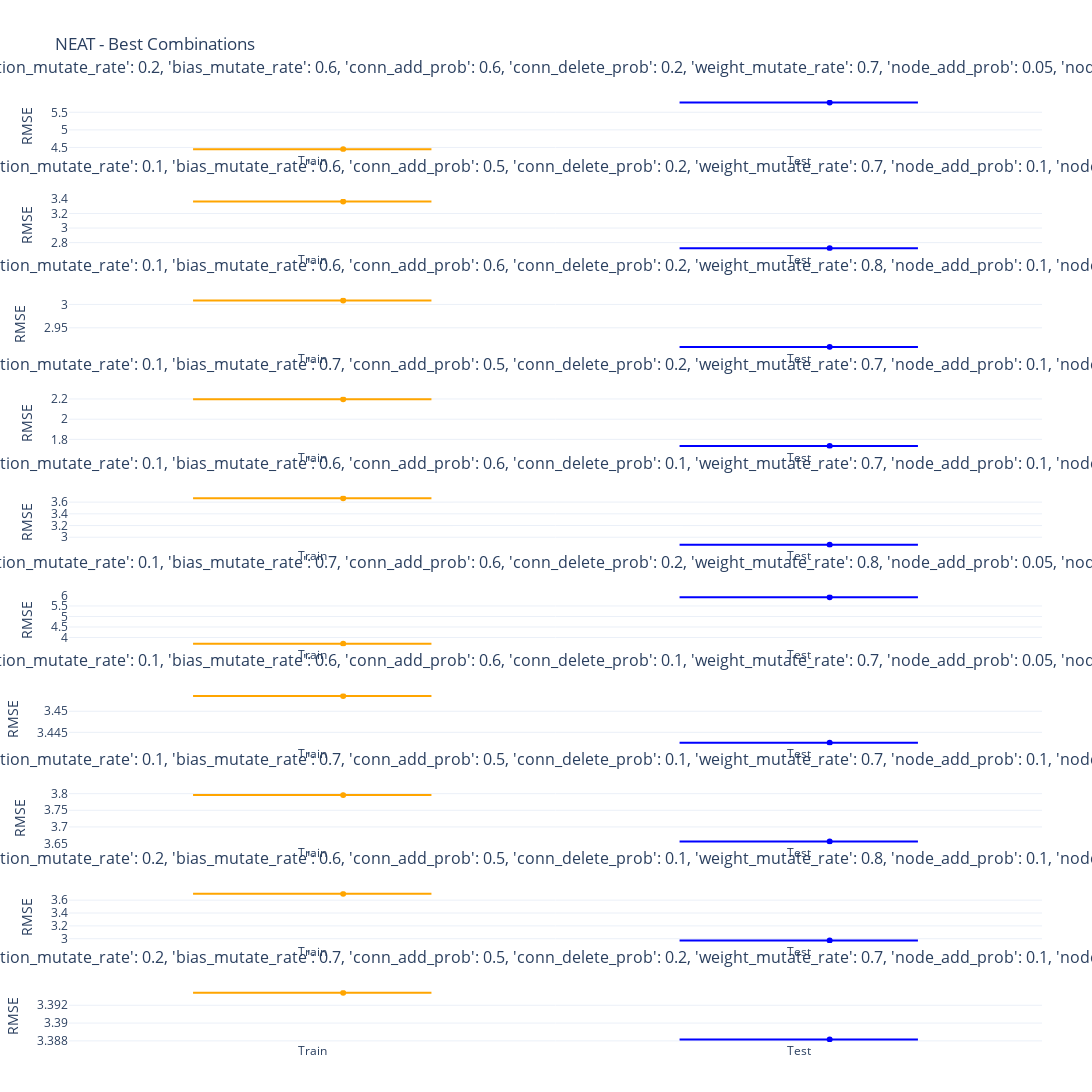

Notebook code for this chart:
### Markdown cell above
-

### Code cell
train_test_best_combs(model_name=MODEL_NAME)

### Figure 1 — Plotly figure (JSON) as saved in the notebook; plotly's stock layout.template omitted (floating-point values rounded to 4 significant figures)
{"data": [{"boxpoints": "all", "jitter": 0.5, "line": {"color": "orange"}, "name": "Train", "pointpos": 0, "type": "box", "xaxis": "x", "y": [4.45], "yaxis": "y"}, {"boxpoints": "all", "jitter": 0.5, "line": {"color": "blue"}, "name": "Test", "pointpos": 0, "type": "box", "xaxis": "x", "y": [5.776], "yaxis": "y"}, {"boxpoints": "all", "jitter": 0.5, "line": {"color": "orange"}, "name": "Train", "pointpos": 0, "type": "box", "xaxis": "x2", "y": [3.365], "yaxis": "y2"}, {"boxpoints": "all", "jitter": 0.5, "line": {"color": "blue"}, "name": "Test", "pointpos": 0, "type": "box", "xaxis": "x2", "y": [2.724], "yaxis": "y2"}, {"boxpoints": "all", "jitter": 0.5, "line": {"color": "orange"}, "name": "Train", "pointpos": 0, "type": "box", "xaxis": "x3", "y": [3.009], "yaxis": "y3"}, {"boxpoints": "all", "jitter": 0.5, "line": {"color": "blue"}, "name": "Test", "pointpos": 0, "type": "box", "xaxis": "x3", "y": [2.909], "yaxis": "y3"}, {"boxpoints": "all", "jitter": 0.5, "line": {"color": "orange"}, "name": "Train", "pointpos": 0, "type": "box", "xaxis": "x4", "y": [2.197], "yaxis": "y4"}, {"boxpoints": "all", "jitter": 0.5, "line": {"color": "blue"}, "name": "Test", "pointpos": 0, "type": "box", "xaxis": "x4", "y": [1.735], "yaxis": "y4"}, {"boxpoints": "all", "jitter": 0.5, "line": {"color": "orange"}, "name": "Train", "pointpos": 0, "type": "box", "xaxis": "x5", "y": [3.667], "yaxis": "y5"}, {"boxpoints": "all", "jitter": 0.5, "line": {"color": "blue"}, "name": "Test", "pointpos": 0, "type": "box", "xaxis": "x5", "y": [2.869], "yaxis": "y5"}, {"boxpoints": "all", "jitter": 0.5, "line": {"color": "orange"}, "name": "Train", "pointpos": 0, "type": "box", "xaxis": "x6", "y": [3.702], "yaxis": "y6"}, {"boxpoints": "all", "jitter": 0.5, "line": {"color": "blue"}, "name": "Test", "pointpos": 0, "type": "box", "xaxis": "x6", "y": [5.919], "yaxis": "y6"}, {"boxpoints": "all", "jitter": 0.5, "line": {"color": "orange"}, "name": "Train", "pointpos": 0, "type": "box", "xaxis": "x7", "y": [3.454], "yaxis": "y7"}, {"boxpoints": "all", "jitter": 0.5, "line": {"color": "blue"}, "name": "Test", "pointpos": 0, "type": "box", "xaxis": "x7", "y": [3.443], "yaxis": "y7"}, {"boxpoints": "all", "jitter": 0.5, "line": {"color": "orange"}, "name": "Train", "pointpos": 0, "type": "box", "xaxis": "x8", "y": [3.796], "yaxis": "y8"}, {"boxpoints": "all", "jitter": 0.5, "line": {"color": "blue"}, "name": "Test", "pointpos": 0, "type": "box", "xaxis": "x8", "y": [3.656], "yaxis": "y8"}, {"boxpoints": "all", "jitter": 0.5, "line": {"color": "orange"}, "name": "Train", "pointpos": 0, "type": "box", "xaxis": "x9", "y": [3.698], "yaxis": "y9"}, {"boxpoints": "all", "jitter": 0.5, "line": {"color": "blue"}, "name": "Test", "pointpos": 0, "type": "box", "xaxis": "x9", "y": [2.973], "yaxis": "y9"}, {"boxpoints": "all", "jitter": 0.5, "line": {"color": "orange"}, "name": "Train", "pointpos": 0, "type": "box", "xaxis": "x10", "y": [3.393], "yaxis": "y10"}, {"boxpoints": "all", "jitter": 0.5, "line": {"color": "blue"}, "name": "Test", "pointpos": 0, "type": "box", "xaxis": "x10", "y": [3.388], "yaxis": "y10"}], "layout": {"annotations": [{"font": {"size": 16}, "showarrow": false, "text": "Combination:{'activation_default': 'relu', 'activation_mutate_rate': 0.2, 'bias_mutate_rate': 0.6, 'conn_add_prob': 0.6, 'conn_delete_prob': 0.2, 'weight_mutate_rate': 0.7, 'node_add_prob': 0.05, 'node_delete_prob': 0.05, 'response_mutate_rate': 0.7}", "x": 0.5, "xanchor": "center", "xref": "paper", "y": 1, "yanchor": "bottom", "yref": "paper", "yshift": 20}, {"font": {"size": 16}, "showarrow": false, "text": "Combination:{'activation_default': 'relu', 'activation_mutate_rate': 0.1, 'bias_mutate_rate': 0.6, 'conn_add_prob': 0.5, 'conn_delete_prob': 0.2, 'weight_mutate_rate': 0.7, 'node_add_prob': 0.1, 'node_delete_prob': 0.05, 'response_mutate_rate': 0.6}", "x": 0.5, "xanchor": "center", "xref": "paper", "y": 0.895, "yanchor": "bottom", "yref": "paper", "yshift": 20}, {"font": {"size": 16}, "showarrow": false, "text": "Combination:{'activation_default': 'relu', 'activation_mutate_rate': 0.1, 'bias_mutate_rate': 0.6, 'conn_add_prob': 0.6, 'conn_delete_prob': 0.2, 'weight_mutate_rate': 0.8, 'node_add_prob': 0.1, 'node_delete_prob': 0.01, 'response_mutate_rate': 0.6}", "x": 0.5, "xanchor": "center", "xref": "paper", "y": 0.79, "yanchor": "bottom", "yref": "paper", "yshift": 20}, {"font": {"size": 16}, "showarrow": false, "text": "Combination:{'activation_default': 'relu', 'activation_mutate_rate': 0.1, 'bias_mutate_rate': 0.7, 'conn_add_prob': 0.5, 'conn_delete_prob': 0.2, 'weight_mutate_rate': 0.7, 'node_add_prob': 0.1, 'node_delete_prob': 0.01, 'response_mutate_rate': 0.6}", "x": 0.5, "xanchor": "center", "xref": "paper", "y": 0.685, "yanchor": "bottom", "yref": "paper", "yshift": 20}, {"font": {"size": 16}, "showarrow": false, "text": "Combination:{'activation_default': 'relu', 'activation_mutate_rate': 0.1, 'bias_mutate_rate': 0.6, 'conn_add_prob': 0.6, 'conn_delete_prob': 0.1, 'weight_mutate_rate': 0.7, 'node_add_prob': 0.1, 'node_delete_prob': 0.05, 'response_mutate_rate': 0.7}", "x": 0.5, "xanchor": "center", "xref": "paper", "y": 0.58, "yanchor": "bottom", "yref": "paper", "yshift": 20}, {"font": {"size": 16}, "showarrow": false, "text": "Combination:{'activation_default': 'relu', 'activation_mutate_rate': 0.1, 'bias_mutate_rate': 0.7, 'conn_add_prob': 0.6, 'conn_delete_prob': 0.2, 'weight_mutate_rate': 0.8, 'node_add_prob': 0.05, 'node_delete_prob': 0.01, 'response_mutate_rate': 0.7}", "x": 0.5, "xanchor": "center", "xref": "paper", "y": 0.475, "yanchor": "bottom", "yref": "paper", "yshift": 20}, {"font": {"size": 16}, "showarrow": false, "text": "Combination:{'activation_default': 'relu', 'activation_mutate_rate': 0.1, 'bias_mutate_rate': 0.6, 'conn_add_prob': 0.6, 'conn_delete_prob': 0.1, 'weight_mutate_rate': 0.7, 'node_add_prob': 0.05, 'node_delete_prob': 0.05, 'response_mutate_rate': 0.6}", "x": 0.5, "xanchor": "center", "xref": "paper", "y": 0.37, "yanchor": "bottom", "yref": "paper", "yshift": 20}, {"font": {"size": 16}, "showarrow": false, "text": "Combination:{'activation_default': 'relu', 'activation_mutate_rate': 0.1, 'bias_mutate_rate': 0.7, 'conn_add_prob': 0.5, 'conn_delete_prob': 0.1, 'weight_mutate_rate': 0.7, 'node_add_prob': 0.1, 'node_delete_prob': 0.01, 'response_mutate_rate': 0.7}", "x": 0.5, "xanchor": "center", "xref": "paper", "y": 0.265, "yanchor": "bottom", "yref": "paper", "yshift": 20}, {"font": {"size": 16}, "showarrow": false, "text": "Combination:{'activation_default': 'relu', 'activation_mutate_rate': 0.2, 'bias_mutate_rate': 0.6, 'conn_add_prob': 0.5, 'conn_delete_prob': 0.1, 'weight_mutate_rate': 0.8, 'node_add_prob': 0.1, 'node_delete_prob': 0.01, 'response_mutate_rate': 0.6}", "x": 0.5, "xanchor": "center", "xref": "paper", "y": 0.16, "yanchor": "bottom", "yref": "paper", "yshift": 20}, {"font": {"size": 16}, "showarrow": false, "text": "Combination:{'activation_default': 'relu', 'activation_mutate_rate': 0.2, 'bias_mutate_rate': 0.7, 'conn_add_prob': 0.5, 'conn_delete_prob': 0.2, 'weight_mutate_rate': 0.7, 'node_add_prob': 0.1, 'node_delete_prob': 0.05, 'response_mutate_rate': 0.6}", "x": 0.5, "xanchor": "center", "xref": "paper", "y": 0.055, "yanchor": "bottom", "yref": "paper", "yshift": 20}], "height": 3000, "margin": {"b": 50, "l": 50, "r": 50, "t": 100}, "showlegend": false, "title": {"text": "NEAT - Best Combinations"}, "width": 1100, "xaxis": {"anchor": "y", "domain": [0, 1]}, "xaxis10": {"anchor": "y10", "domain": [0, 1]}, "xaxis2": {"anchor": "y2", "domain": [0, 1]}, "xaxis3": {"anchor": "y3", "domain": [0, 1]}, "xaxis4": {"anchor": "y4", "domain": [0, 1]}, "xaxis5": {"anchor": "y5", "domain": [0, 1]}, "xaxis6": {"anchor": "y6", "domain": [0, 1]}, "xaxis7": {"anchor": "y7", "domain": [0, 1]}, "xaxis8": {"anchor": "y8", "domain": [0, 1]}, "xaxis9": {"anchor": "y9", "domain": [0, 1]}, "yaxis": {"anchor": "x", "domain": [0.945, 1], "range": [0, null], "showgrid": true, "title": {"text": "RMSE"}}, "yaxis10": {"anchor": "x10", "domain": [0, 0.055], "range": [0, null], "showgrid": true, "title": {"text": "RMSE"}}, "yaxis2": {"anchor": "x2", "domain": [0.84, 0.895], "range": [0, null], "showgrid": true, "title": {"text": "RMSE"}}, "yaxis3": {"anchor": "x3", "domain": [0.735, 0.79], "range": [0, null], "showgrid": true, "title": {"text": "RMSE"}}, "yaxis4": {"anchor": "x4", "domain": [0.63, 0.685], "range": [0, null], "showgrid": true, "title": {"text": "RMSE"}}, "yaxis5": {"anchor": "x5", "domain": [0.525, 0.58], "range": [0, null], "showgrid": true, "title": {"text": "RMSE"}}, "yaxis6": {"anchor": "x6", "domain": [0.42, 0.475], "range": [0, null], "showgrid": true, "title": {"text": "RMSE"}}, "yaxis7": {"anchor": "x7", "domain": [0.315, 0.37], "range": [0, null], "showgrid": true, "title": {"text": "RMSE"}}, "yaxis8": {"anchor": "x8", "domain": [0.21, 0.265], "range": [0, null], "showgrid": true, "title": {"text": "RMSE"}}, "yaxis9": {"anchor": "x9", "domain": [0.105, 0.16], "range": [0, null], "showgrid": true, "title": {"text": "RMSE"}}}}
